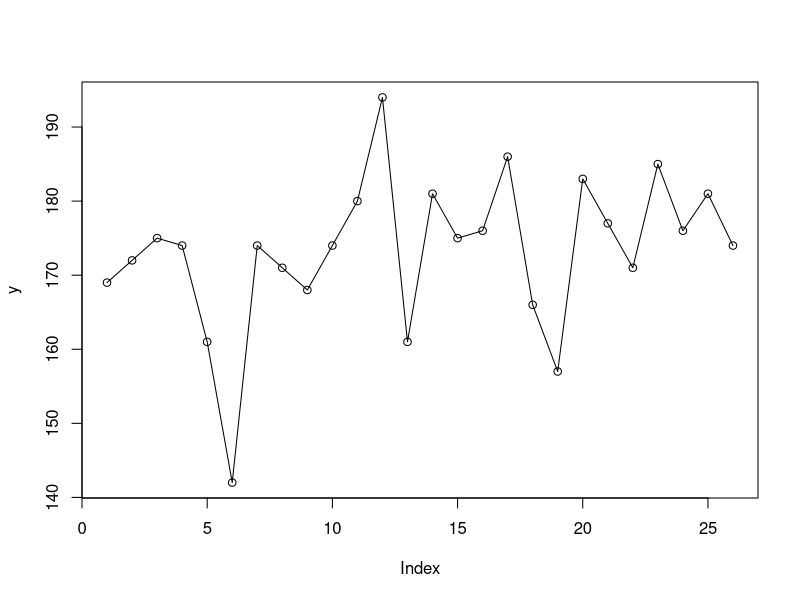
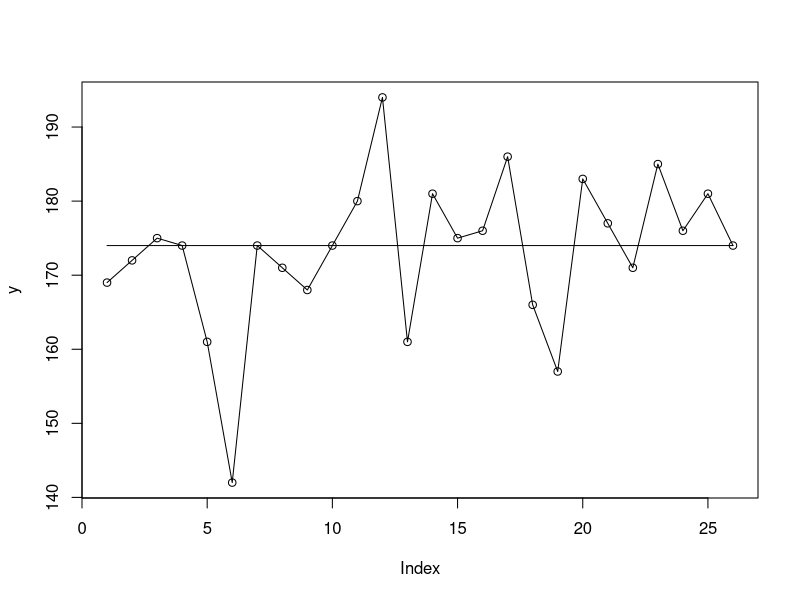
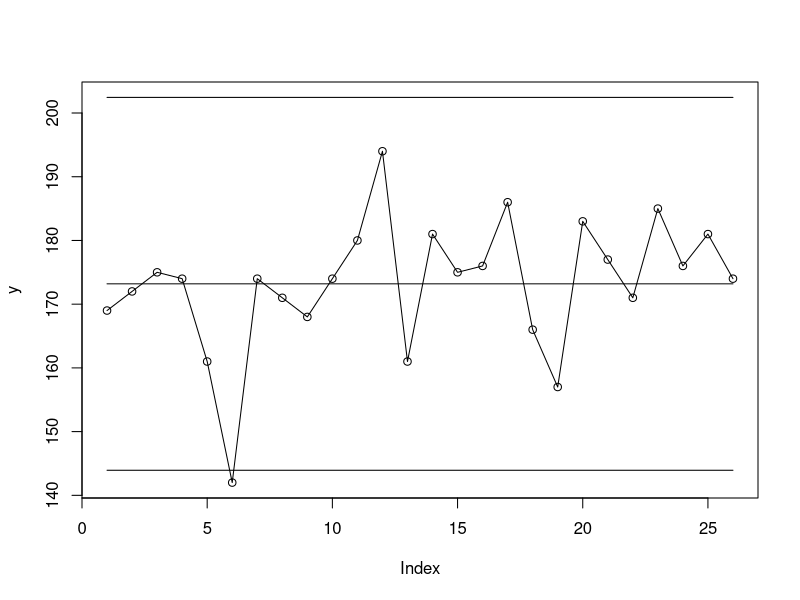

Source code (R) for these figures, in order:
## ---- chunk 1
knitr::opts_chunk$set(fig.asp = 2/3,
                      dev     = 'svg')
## ---- chunk 2
y <- c(169, 172, 175, 174, 161, 142,
       174, 171, 168, 174, 180, 194,
       161, 181, 175, 176, 186, 166,
       157, 183, 177, 171, 185, 176,
       181, 174)
## ---- chunk 3
# Make point-and-line plot
plot(y, type = 'o')
## ---- chunk 4
# Create y-coordinates for the centre line
cl  <- rep(median(y), length(y))

# Plot data and add centre line
plot(y, type = 'o')
lines(cl)
## ---- chunk 5
# Calulate the centre line (mean)
cl  <- rep(mean(y), length(y))

# Calculate the average moving range of data
mr <- abs(diff(y))

# Print the moving ranges for our viewing pleasure
mr

# Calculate the average moving range
amr <- mean(mr)

# Calculate the process standard deviation
s <- amr / 1.128

# Create y-coordinates for the control limits
lcl <- cl - 3 * s
ucl <- cl + 3 * s
## ---- chunk 6
# Plot data while expanding the y-axis to make room for all data and lines
plot(y, type = 'o', ylim = range(y, lcl, ucl))

# Add lines
lines(ucl)
lines(cl)
lines(lcl)
